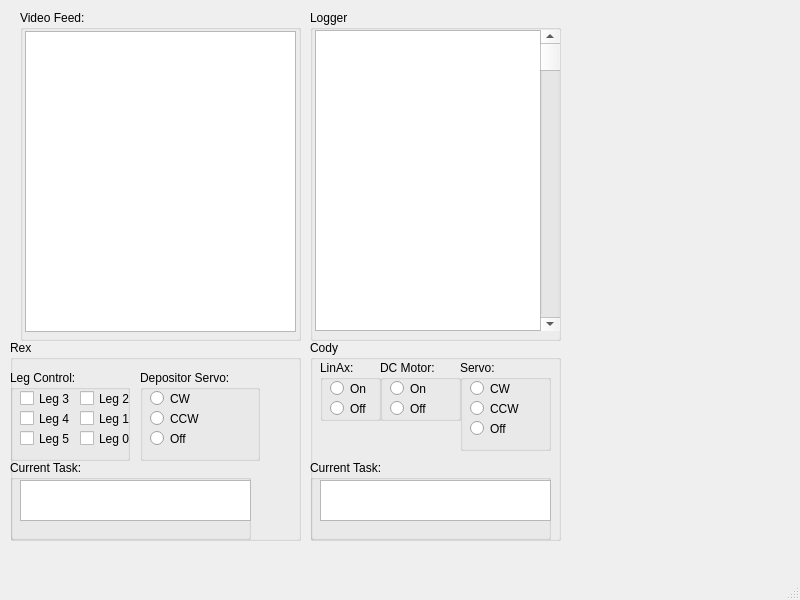
<?xml version="1.0" encoding="UTF-8"?>
<ui version="4.0">
 <class>MainWindow</class>
 <widget class="QMainWindow" name="MainWindow">
  <property name="geometry">
   <rect>
    <x>0</x>
    <y>0</y>
    <width>800</width>
    <height>600</height>
   </rect>
  </property>
  <property name="windowTitle">
   <string>MainWindow</string>
  </property>
  <widget class="QWidget" name="centralwidget">
   <widget class="QGroupBox" name="groupBox">
    <property name="geometry">
     <rect>
      <x>10</x>
      <y>340</y>
      <width>291</width>
      <height>201</height>
     </rect>
    </property>
    <property name="title">
     <string>Rex</string>
    </property>
    <widget class="QGroupBox" name="groupBox_3">
     <property name="geometry">
      <rect>
       <x>0</x>
       <y>30</y>
       <width>120</width>
       <height>91</height>
      </rect>
     </property>
     <property name="title">
      <string>Leg Control:</string>
     </property>
     <widget class="QCheckBox" name="checkBox">
      <property name="geometry">
       <rect>
        <x>10</x>
        <y>20</y>
        <width>70</width>
        <height>17</height>
       </rect>
      </property>
      <property name="text">
       <string>Leg 3</string>
      </property>
     </widget>
     <widget class="QCheckBox" name="checkBox_2">
      <property name="geometry">
       <rect>
        <x>10</x>
        <y>40</y>
        <width>70</width>
        <height>17</height>
       </rect>
      </property>
      <property name="text">
       <string>Leg 4</string>
      </property>
     </widget>
     <widget class="QCheckBox" name="checkBox_3">
      <property name="geometry">
       <rect>
        <x>10</x>
        <y>60</y>
        <width>70</width>
        <height>17</height>
       </rect>
      </property>
      <property name="text">
       <string>Leg 5</string>
      </property>
     </widget>
     <widget class="QCheckBox" name="checkBox_4">
      <property name="geometry">
       <rect>
        <x>70</x>
        <y>20</y>
        <width>70</width>
        <height>17</height>
       </rect>
      </property>
      <property name="text">
       <string>Leg 2</string>
      </property>
     </widget>
     <widget class="QCheckBox" name="checkBox_5">
      <property name="geometry">
       <rect>
        <x>70</x>
        <y>40</y>
        <width>70</width>
        <height>17</height>
       </rect>
      </property>
      <property name="text">
       <string>Leg 1</string>
      </property>
     </widget>
     <widget class="QCheckBox" name="checkBox_6">
      <property name="geometry">
       <rect>
        <x>70</x>
        <y>60</y>
        <width>70</width>
        <height>17</height>
       </rect>
      </property>
      <property name="text">
       <string>Leg 0</string>
      </property>
     </widget>
    </widget>
    <widget class="QGroupBox" name="groupBox_5">
     <property name="geometry">
      <rect>
       <x>130</x>
       <y>30</y>
       <width>120</width>
       <height>91</height>
      </rect>
     </property>
     <property name="title">
      <string>Depositor Servo:</string>
     </property>
     <widget class="QRadioButton" name="radioButton">
      <property name="geometry">
       <rect>
        <x>10</x>
        <y>20</y>
        <width>82</width>
        <height>17</height>
       </rect>
      </property>
      <property name="text">
       <string>CW</string>
      </property>
     </widget>
     <widget class="QRadioButton" name="radioButton_2">
      <property name="geometry">
       <rect>
        <x>10</x>
        <y>40</y>
        <width>82</width>
        <height>17</height>
       </rect>
      </property>
      <property name="text">
       <string>CCW</string>
      </property>
     </widget>
     <widget class="QRadioButton" name="radioButton_3">
      <property name="geometry">
       <rect>
        <x>10</x>
        <y>60</y>
        <width>82</width>
        <height>17</height>
       </rect>
      </property>
      <property name="text">
       <string>Off</string>
      </property>
     </widget>
    </widget>
    <widget class="QGroupBox" name="groupBox_6">
     <property name="geometry">
      <rect>
       <x>0</x>
       <y>120</y>
       <width>241</width>
       <height>80</height>
      </rect>
     </property>
     <property name="title">
      <string>Current Task:</string>
     </property>
     <widget class="QTextBrowser" name="textBrowser">
      <property name="geometry">
       <rect>
        <x>10</x>
        <y>20</y>
        <width>231</width>
        <height>41</height>
       </rect>
      </property>
     </widget>
    </widget>
   </widget>
   <widget class="QGroupBox" name="groupBox_2">
    <property name="geometry">
     <rect>
      <x>310</x>
      <y>340</y>
      <width>251</width>
      <height>201</height>
     </rect>
    </property>
    <property name="title">
     <string>Cody</string>
    </property>
    <widget class="QGroupBox" name="groupBox_12">
     <property name="geometry">
      <rect>
       <x>0</x>
       <y>120</y>
       <width>241</width>
       <height>80</height>
      </rect>
     </property>
     <property name="title">
      <string>Current Task:</string>
     </property>
     <widget class="QTextBrowser" name="textBrowser_2">
      <property name="geometry">
       <rect>
        <x>10</x>
        <y>20</y>
        <width>231</width>
        <height>41</height>
       </rect>
      </property>
     </widget>
    </widget>
    <widget class="QGroupBox" name="groupBox_10">
     <property name="geometry">
      <rect>
       <x>150</x>
       <y>20</y>
       <width>91</width>
       <height>91</height>
      </rect>
     </property>
     <property name="title">
      <string>Servo:</string>
     </property>
     <widget class="QRadioButton" name="radioButton_4">
      <property name="geometry">
       <rect>
        <x>10</x>
        <y>20</y>
        <width>82</width>
        <height>17</height>
       </rect>
      </property>
      <property name="text">
       <string>CW</string>
      </property>
     </widget>
     <widget class="QRadioButton" name="radioButton_5">
      <property name="geometry">
       <rect>
        <x>10</x>
        <y>40</y>
        <width>82</width>
        <height>17</height>
       </rect>
      </property>
      <property name="text">
       <string>CCW</string>
      </property>
     </widget>
     <widget class="QRadioButton" name="radioButton_6">
      <property name="geometry">
       <rect>
        <x>10</x>
        <y>60</y>
        <width>82</width>
        <height>17</height>
       </rect>
      </property>
      <property name="text">
       <string>Off</string>
      </property>
     </widget>
    </widget>
    <widget class="QGroupBox" name="groupBox_13">
     <property name="geometry">
      <rect>
       <x>70</x>
       <y>20</y>
       <width>81</width>
       <height>61</height>
      </rect>
     </property>
     <property name="title">
      <string>DC Motor:</string>
     </property>
     <widget class="QRadioButton" name="radioButton_7">
      <property name="geometry">
       <rect>
        <x>10</x>
        <y>20</y>
        <width>82</width>
        <height>17</height>
       </rect>
      </property>
      <property name="text">
       <string>On</string>
      </property>
     </widget>
     <widget class="QRadioButton" name="radioButton_9">
      <property name="geometry">
       <rect>
        <x>10</x>
        <y>40</y>
        <width>82</width>
        <height>17</height>
       </rect>
      </property>
      <property name="text">
       <string>Off</string>
      </property>
     </widget>
    </widget>
    <widget class="QGroupBox" name="groupBox_14">
     <property name="geometry">
      <rect>
       <x>10</x>
       <y>20</y>
       <width>61</width>
       <height>61</height>
      </rect>
     </property>
     <property name="title">
      <string>LinAx:</string>
     </property>
     <widget class="QRadioButton" name="radioButton_8">
      <property name="geometry">
       <rect>
        <x>10</x>
        <y>20</y>
        <width>82</width>
        <height>17</height>
       </rect>
      </property>
      <property name="text">
       <string>On</string>
      </property>
     </widget>
     <widget class="QRadioButton" name="radioButton_10">
      <property name="geometry">
       <rect>
        <x>10</x>
        <y>40</y>
        <width>82</width>
        <height>17</height>
       </rect>
      </property>
      <property name="text">
       <string>Off</string>
      </property>
     </widget>
    </widget>
   </widget>
   <widget class="QGroupBox" name="groupBox_4">
    <property name="geometry">
     <rect>
      <x>310</x>
      <y>10</y>
      <width>251</width>
      <height>331</height>
     </rect>
    </property>
    <property name="title">
     <string>Logger</string>
    </property>
    <widget class="QTextBrowser" name="textBrowser_3">
     <property name="geometry">
      <rect>
       <x>5</x>
       <y>20</y>
       <width>241</width>
       <height>301</height>
      </rect>
     </property>
    </widget>
    <widget class="QScrollBar" name="verticalScrollBar">
     <property name="geometry">
      <rect>
       <x>230</x>
       <y>20</y>
       <width>20</width>
       <height>301</height>
      </rect>
     </property>
     <property name="orientation">
      <enum>Qt::Vertical</enum>
     </property>
    </widget>
   </widget>
   <widget class="QGroupBox" name="groupBox_11">
    <property name="geometry">
     <rect>
      <x>20</x>
      <y>10</y>
      <width>281</width>
      <height>331</height>
     </rect>
    </property>
    <property name="title">
     <string>Video Feed:</string>
    </property>
    <widget class="QGraphicsView" name="graphicsView">
     <property name="geometry">
      <rect>
       <x>5</x>
       <y>21</y>
       <width>271</width>
       <height>301</height>
      </rect>
     </property>
    </widget>
   </widget>
  </widget>
  <widget class="QMenuBar" name="menubar">
   <property name="geometry">
    <rect>
     <x>0</x>
     <y>0</y>
     <width>800</width>
     <height>21</height>
    </rect>
   </property>
  </widget>
  <widget class="QStatusBar" name="statusbar"/>
 </widget>
 <resources/>
 <connections/>
</ui>
